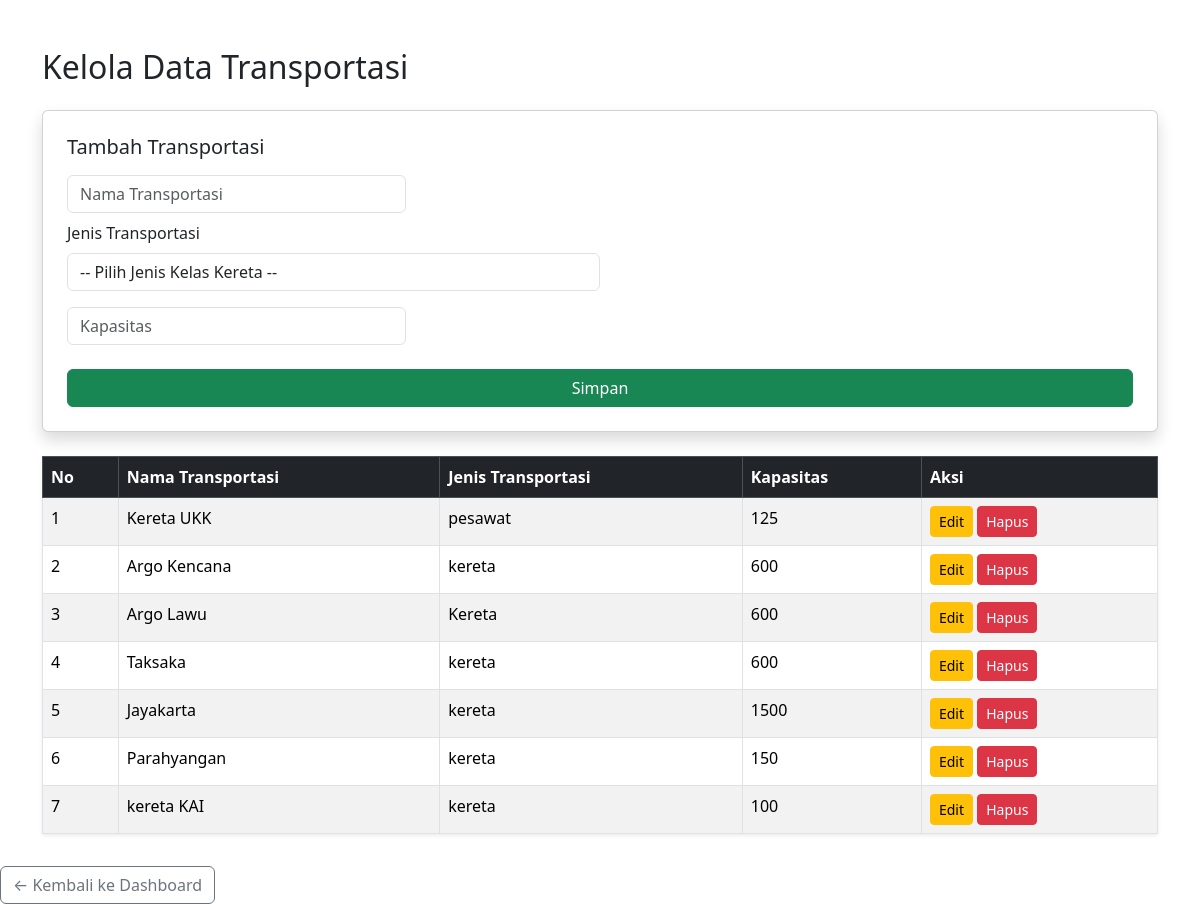
The page /kelola_transportasi.php on the database its author committed.
### tables this page shows
CREATE TABLE `transportasi` (
  `id_transportasi` int NOT NULL,
  `nama` varchar(255) NOT NULL,
  `jenis_transportasi` varchar(255) NOT NULL,
  `kapasitas` int NOT NULL
);

### kelola_transportasi.php (the view, shortened to what this page needs)
<?php
include 'koneksi.php';
?>
<!DOCTYPE html>
<html lang="id">
<head>
    <link href="https://cdn.jsdelivr.net/npm/bootstrap@5.3.3/dist/css/bootstrap.min.css" rel="stylesheet">
</head>
<body>
<div class="container mt-5">
    <h2 class="mb-4">Kelola Data Transportasi</h2>
    <form method="POST" class="card p-4 shadow mb-4">
        <h5 class="mb-3">Tambah Transportasi</h5>
        <div class="row">
            <div class="col-md-4 mb-2">
                <input type="text" class="form-control" name="nama" placeholder="Nama Transportasi" required>
            </div>
            <div class="mb-3">
                <label for="jenis_transportasi" class="form-label">Jenis Transportasi</label>
                <select class="form-control w-50" id="jenis_transportasi" name="jenis_transportasi" required>
                    <option value="">-- Pilih Jenis Kelas Kereta --</option>
                </select>
            </div>
            <div class="col-md-4 mb-2">
                <input type="number" class="form-control" name="kapasitas" placeholder="Kapasitas" required>
            </div>
        </div>
        <button type="submit" name="simpan" class="btn btn-success mt-3">Simpan</button>
    </form>
    <table class="table table-bordered table-striped table-hover shadow-sm">
        <thead class="table-dark">
            <tr>
                <th>No</th>
                <th>Nama Transportasi</th>
                <th>Jenis Transportasi</th>
                <th>Kapasitas</th>
                <th>Aksi</th>
            </tr>
        </thead>
        <tbody>
            <?php
            $result = mysqli_query($con, "SELECT * FROM transportasi ORDER BY id_transportasi DESC");
            $no = 1;
            while ($row = mysqli_fetch_assoc($result)) :
            ?>
            <tr>
                <td><?= $no++; ?></td>
                <td><?= $row['nama']; ?></td>
                <td><?= $row['jenis_transportasi']; ?></td>
                <td><?= $row['kapasitas']; ?></td>
                <td>
                    <button class="btn btn-warning btn-sm" data-bs-toggle="modal" data-bs-target="#editModal<?= $row['id_transportasi']; ?>">Edit</button>
                    <a href="?hapus=<?= $row['id_transportasi']; ?>" onclick="return confirm('Yakin hapus data ini?')" class="btn btn-danger btn-sm">Hapus</a>
                </td>
            </tr>
            <?php endwhile; ?>
        </tbody>
    </table>
</div>
<a href="dashboard.php" class="btn btn-outline-secondary mt-3">← Kembali ke Dashboard</a>
</body>
</html>

### rows shown on the page
transportasi: nama "Kereta UKK", jenis_transportasi "pesawat", kapasitas "125"
transportasi: nama "Argo Kencana", jenis_transportasi "kereta", kapasitas "600"
transportasi: nama "Argo Lawu", jenis_transportasi "Kereta", kapasitas "600"
transportasi: nama "Taksaka", jenis_transportasi "kereta", kapasitas "600"
transportasi: nama "Jayakarta", jenis_transportasi "kereta", kapasitas "1500"
transportasi: nama "Parahyangan", jenis_transportasi "kereta", kapasitas "150"
transportasi: nama "kereta KAI", jenis_transportasi "kereta", kapasitas "100"
